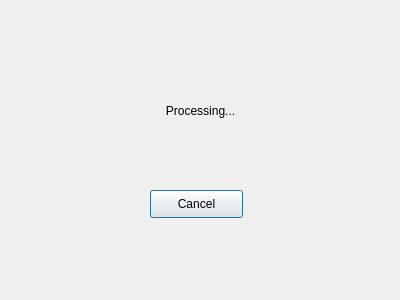
<?xml version="1.0" encoding="UTF-8"?>
<ui version="4.0">
 <class>ProcessWidget</class>
 <widget class="QDialog" name="ProcessWidget">
  <property name="geometry">
   <rect>
    <x>0</x>
    <y>0</y>
    <width>400</width>
    <height>300</height>
   </rect>
  </property>
  <property name="windowTitle">
   <string>Dialog</string>
  </property>
  <widget class="QLabel" name="lbl_Process">
   <property name="geometry">
    <rect>
     <x>150</x>
     <y>90</y>
     <width>101</width>
     <height>41</height>
    </rect>
   </property>
   <property name="text">
    <string>Processing...</string>
   </property>
   <property name="alignment">
    <set>Qt::AlignCenter</set>
   </property>
  </widget>
  <widget class="QPushButton" name="btn_Cancel">
   <property name="geometry">
    <rect>
     <x>150</x>
     <y>190</y>
     <width>93</width>
     <height>28</height>
    </rect>
   </property>
   <property name="text">
    <string>Cancel</string>
   </property>
  </widget>
 </widget>
 <resources/>
 <connections/>
</ui>
